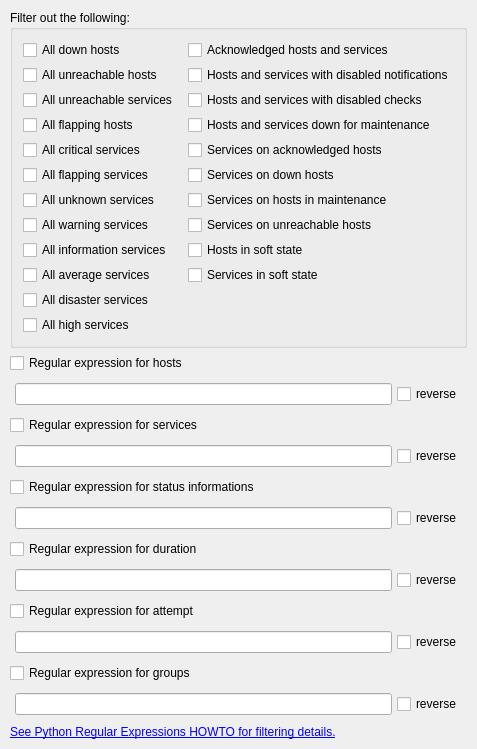
     <widget class="QWidget" name="tab_filters">
      <property name="sizePolicy">
       <sizepolicy hsizetype="Minimum" vsizetype="Minimum">
        <horstretch>0</horstretch>
        <verstretch>0</verstretch>
       </sizepolicy>
      </property>
      <attribute name="title">
       <string>Filters</string>
      </attribute>
      <layout class="QGridLayout" name="gridLayout_4">
       <property name="leftMargin">
        <number>10</number>
       </property>
       <property name="topMargin">
        <number>10</number>
       </property>
       <property name="rightMargin">
        <number>10</number>
       </property>
       <property name="bottomMargin">
        <number>10</number>
       </property>
       <property name="spacing">
        <number>5</number>
       </property>
       <item row="17" column="0">
        <widget class="QCheckBox" name="input_checkbox_re_attempt_enabled">
         <property name="text">
          <string>Regular expression for attempt</string>
         </property>
        </widget>
       </item>
       <item row="8" column="0">
        <widget class="QCheckBox" name="input_checkbox_re_service_enabled">
         <property name="text">
          <string>Regular expression for services</string>
         </property>
        </widget>
       </item>
       <item row="12" column="0" rowspan="2">
        <layout class="QHBoxLayout" name="layout_re_status_information">
         <property name="spacing">
          <number>5</number>
         </property>
         <property name="leftMargin">
          <number>5</number>
         </property>
         <property name="topMargin">
          <number>5</number>
         </property>
         <property name="rightMargin">
          <number>5</number>
         </property>
         <property name="bottomMargin">
          <number>5</number>
         </property>
         <item>
          <widget class="QLineEdit" name="input_lineedit_re_status_information_pattern"/>
         </item>
         <item>
          <widget class="QCheckBox" name="input_checkbox_re_status_information_reverse">
           <property name="text">
            <string>reverse</string>
           </property>
          </widget>
         </item>
        </layout>
       </item>
       <item row="24" column="0">
        <spacer name="verticalSpacer_5">
         <property name="orientation">
          <enum>Qt::Vertical</enum>
         </property>
         <property name="sizeHint" stdset="0">
          <size>
           <width>0</width>
           <height>0</height>
          </size>
         </property>
        </spacer>
       </item>
       <item row="15" column="0">
        <layout class="QHBoxLayout" name="layout_re_duration">
         <property name="spacing">
          <number>5</number>
         </property>
         <property name="leftMargin">
          <number>5</number>
         </property>
         <property name="topMargin">
          <number>5</number>
         </property>
         <property name="rightMargin">
          <number>5</number>
         </property>
         <property name="bottomMargin">
          <number>5</number>
         </property>
         <item>
          <widget class="QLineEdit" name="input_lineedit_re_duration_pattern"/>
         </item>
         <item>
          <widget class="QCheckBox" name="input_checkbox_re_duration_reverse">
           <property name="text">
            <string>reverse</string>
           </property>
          </widget>
         </item>
        </layout>
       </item>
       <item row="11" column="0">
        <widget class="QCheckBox" name="input_checkbox_re_status_information_enabled">
         <property name="text">
          <string>Regular expression for status informations</string>
         </property>
        </widget>
       </item>
       <item row="9" column="0" rowspan="2">
        <layout class="QHBoxLayout" name="horizontalLayout_10">
         <property name="spacing">
          <number>5</number>
         </property>
         <property name="leftMargin">
          <number>5</number>
         </property>
         <property name="topMargin">
          <number>5</number>
         </property>
         <property name="rightMargin">
          <number>5</number>
         </property>
         <property name="bottomMargin">
          <number>5</number>
         </property>
         <item>
          <widget class="QLineEdit" name="input_lineedit_re_service_pattern"/>
         </item>
         <item>
          <widget class="QCheckBox" name="input_checkbox_re_service_reverse">
           <property name="text">
            <string>reverse</string>
           </property>
          </widget>
         </item>
        </layout>
       </item>
       <item row="20" column="0">
        <widget class="QCheckBox" name="input_checkbox_re_groups_enabled">
         <property name="text">
          <string>Regular expression for groups</string>
         </property>
        </widget>
       </item>
       <item row="18" column="0">
        <layout class="QHBoxLayout" name="layout_re_attempt">
         <property name="spacing">
          <number>5</number>
         </property>
         <property name="leftMargin">
          <number>5</number>
         </property>
         <property name="topMargin">
          <number>5</number>
         </property>
         <property name="rightMargin">
          <number>5</number>
         </property>
         <property name="bottomMargin">
          <number>5</number>
         </property>
         <item>
          <widget class="QLineEdit" name="input_lineedit_re_attempt_pattern"/>
         </item>
         <item>
          <widget class="QCheckBox" name="input_checkbox_re_attempt_reverse">
           <property name="text">
            <string>reverse</string>
           </property>
          </widget>
         </item>
        </layout>
       </item>
       <item row="14" column="0">
        <widget class="QCheckBox" name="input_checkbox_re_duration_enabled">
         <property name="text">
          <string>Regular expression for duration</string>
         </property>
        </widget>
       </item>
       <item row="21" column="0">
        <layout class="QHBoxLayout" name="layout_re_groups">
         <property name="spacing">
          <number>5</number>
         </property>
         <property name="leftMargin">
          <number>5</number>
         </property>
         <property name="topMargin">
          <number>5</number>
         </property>
         <property name="rightMargin">
          <number>5</number>
         </property>
         <property name="bottomMargin">
          <number>5</number>
         </property>
         <item>
          <widget class="QLineEdit" name="input_lineedit_re_groups_pattern"/>
         </item>
         <item>
          <widget class="QCheckBox" name="input_checkbox_re_groups_reverse">
           <property name="text">
            <string>reverse</string>
           </property>
          </widget>
         </item>
        </layout>
       </item>
       <item row="23" column="0">
        <widget class="QLabel" name="label_python_re">
         <property name="text">
          <string>&lt;a href=http://docs.python.org/howto/regex.html&gt;See Python Regular Expressions HOWTO for filtering details.&lt;/a&gt;</string>
         </property>
         <property name="openExternalLinks">
          <bool>true</bool>
         </property>
         <property name="textInteractionFlags">
          <set>Qt::TextBrowserInteraction</set>
         </property>
        </widget>
       </item>
       <item row="3" column="0">
        <widget class="QCheckBox" name="input_checkbox_re_host_enabled">
         <property name="text">
          <string>Regular expression for hosts</string>
         </property>
        </widget>
       </item>
       <item row="1" column="0">
        <widget class="QGroupBox" name="groupbox_filters">
         <property name="sizePolicy">
          <sizepolicy hsizetype="Minimum" vsizetype="Minimum">
           <horstretch>0</horstretch>
           <verstretch>0</verstretch>
          </sizepolicy>
         </property>
         <property name="title">
          <string>Filter out the following:</string>
         </property>
         <layout class="QGridLayout" name="gridLayout_5">
          <property name="leftMargin">
           <number>10</number>
          </property>
          <property name="topMargin">
           <number>10</number>
          </property>
          <property name="rightMargin">
           <number>10</number>
          </property>
          <property name="bottomMargin">
           <number>10</number>
          </property>
          <property name="horizontalSpacing">
           <number>10</number>
          </property>
          <property name="verticalSpacing">
           <number>5</number>
          </property>
          <item row="0" column="0">
           <widget class="QCheckBox" name="input_checkbox_filter_all_down_hosts">
            <property name="text">
             <string>All down hosts</string>
            </property>
           </widget>
          </item>
          <item row="1" column="0">
           <widget class="QCheckBox" name="input_checkbox_filter_all_unreachable_hosts">
            <property name="text">
             <string>All unreachable hosts</string>
            </property>
           </widget>
          </item>
          <item row="2" column="0">
           <widget class="QCheckBox" name="input_checkbox_filter_all_unreachable_services">
            <property name="text">
             <string>All unreachable services</string>
            </property>
           </widget>
          </item>
          <item row="3" column="0">
           <widget class="QCheckBox" name="input_checkbox_filter_all_flapping_hosts">
            <property name="text">
             <string>All flapping hosts</string>
            </property>
           </widget>
          </item>
          <item row="4" column="0">
           <widget class="QCheckBox" name="input_checkbox_filter_all_critical_services">
            <property name="text">
             <string>All critical services</string>
            </property>
           </widget>
          </item>
          <item row="0" column="1">
           <widget class="QCheckBox" name="input_checkbox_filter_acknowledged_hosts_services">
            <property name="text">
             <string>Acknowledged hosts and services</string>
            </property>
           </widget>
          </item>
          <item row="1" column="1">
           <widget class="QCheckBox" name="input_checkbox_filter_hosts_services_disabled_notifications">
            <property name="text">
             <string>Hosts and services with disabled notifications</string>
            </property>
           </widget>
          </item>
          <item row="2" column="1">
           <widget class="QCheckBox" name="input_checkbox_filter_hosts_services_disabled_checks">
            <property name="text">
             <string>Hosts and services with disabled checks</string>
            </property>
           </widget>
          </item>
          <item row="3" column="1">
           <widget class="QCheckBox" name="input_checkbox_filter_hosts_services_maintenance">
            <property name="text">
             <string>Hosts and services down for maintenance</string>
            </property>
           </widget>
          </item>
          <item row="4" column="1">
           <widget class="QCheckBox" name="input_checkbox_filter_services_on_acknowledged_hosts">
            <property name="text">
             <string>Services on acknowledged hosts</string>
            </property>
           </widget>
          </item>
          <item row="5" column="1">
           <widget class="QCheckBox" name="input_checkbox_filter_services_on_down_hosts">
            <property name="text">
             <string>Services on down hosts</string>
            </property>
           </widget>
          </item>
          <item row="13" column="0">
           <widget class="QCheckBox" name="input_checkbox_filter_all_high_services">
            <property name="text">
             <string>All high services</string>
            </property>
           </widget>
          </item>
          <item row="11" column="0">
           <widget class="QCheckBox" name="input_checkbox_filter_all_disaster_services">
            <property name="text">
             <string>All disaster services</string>
            </property>
           </widget>
          </item>
          <item row="5" column="0">
           <widget class="QCheckBox" name="input_checkbox_filter_all_flapping_services">
            <property name="text">
             <string>All flapping services</string>
            </property>
           </widget>
          </item>
          <item row="6" column="0">
           <widget class="QCheckBox" name="input_checkbox_filter_all_unknown_services">
            <property name="text">
             <string>All unknown services</string>
            </property>
           </widget>
          </item>
          <item row="7" column="0">
           <widget class="QCheckBox" name="input_checkbox_filter_all_warning_services">
            <property name="text">
             <string>All warning services</string>
            </property>
           </widget>
          </item>
          <item row="9" column="0">
           <widget class="QCheckBox" name="input_checkbox_filter_all_information_services">
            <property name="text">
             <string>All information services</string>
            </property>
           </widget>
          </item>
          <item row="10" column="0">
           <widget class="QCheckBox" name="input_checkbox_filter_all_average_services">
            <property name="text">
             <string>All average services</string>
            </property>
           </widget>
          </item>
          <item row="6" column="1">
           <widget class="QCheckBox" name="input_checkbox_filter_services_on_hosts_in_maintenance">
            <property name="text">
             <string>Services on hosts in maintenance</string>
            </property>
           </widget>
          </item>
          <item row="7" column="1">
           <widget class="QCheckBox" name="input_checkbox_filter_services_on_unreachable_hosts">
            <property name="text">
             <string>Services on unreachable hosts</string>
            </property>
           </widget>
          </item>
          <item row="9" column="1">
           <widget class="QCheckBox" name="input_checkbox_filter_hosts_in_soft_state">
            <property name="text">
             <string>Hosts in soft state</string>
            </property>
           </widget>
          </item>
          <item row="10" column="1">
           <widget class="QCheckBox" name="input_checkbox_filter_services_in_soft_state">
            <property name="text">
             <string>Services in soft state</string>
            </property>
           </widget>
          </item>
         </layout>
        </widget>
       </item>
       <item row="4" column="0" rowspan="2">
        <layout class="QHBoxLayout" name="horizontalLayout_9">
         <property name="spacing">
          <number>5</number>
         </property>
         <property name="leftMargin">
          <number>5</number>
         </property>
         <property name="topMargin">
          <number>5</number>
         </property>
         <property name="rightMargin">
          <number>5</number>
         </property>
         <property name="bottomMargin">
          <number>5</number>
         </property>
         <item>
          <widget class="QLineEdit" name="input_lineedit_re_host_pattern">
           <property name="sizePolicy">
            <sizepolicy hsizetype="Expanding" vsizetype="Fixed">
             <horstretch>0</horstretch>
             <verstretch>0</verstretch>
            </sizepolicy>
           </property>
          </widget>
         </item>
         <item>
          <widget class="QCheckBox" name="input_checkbox_re_host_reverse">
           <property name="text">
            <string>reverse</string>
           </property>
          </widget>
         </item>
        </layout>
       </item>
      </layout>
     </widget>
